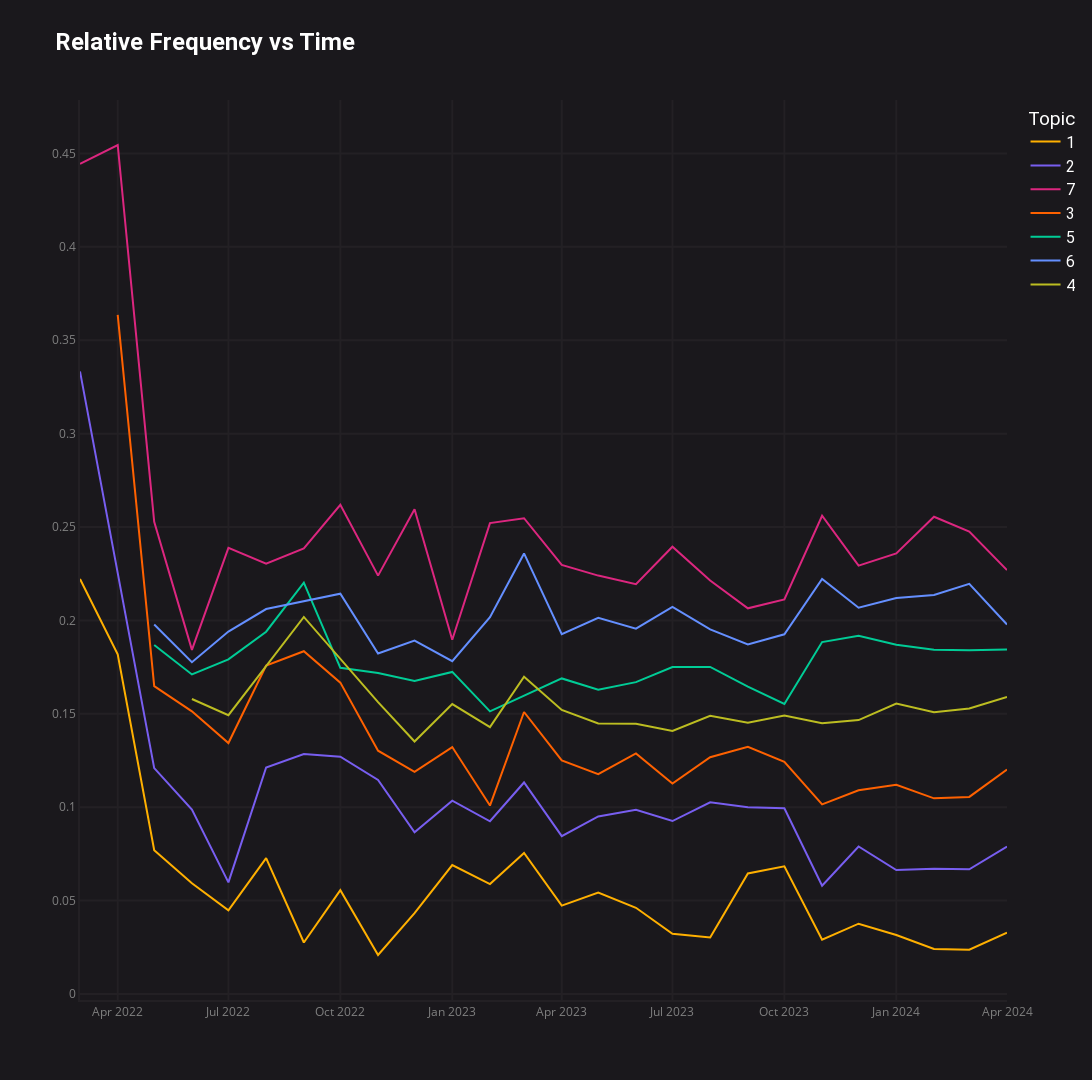

The cell this chart's notebook holds for it:
### Code cell
df_topics_cluster = df_topics_cluster.sort_values(by='Timestamp')

# Cumulative count
df_topics_cluster['CumulativeCount'] = df_topics_cluster.groupby('Cluster').cumcount() + 1

# Total cumulative count by YearMonth
df_topics_cluster['CumulativeTotal'] = df_topics_cluster.groupby('Date').cumcount() + 1

# Cumulative frequency calculation
cumulative_freq_df = df_topics_cluster.groupby(['Date', 'Cluster']).size().groupby(level=0).cumsum().reset_index(name='CumulativeCount')

total_cumulative_freq = cumulative_freq_df.groupby('Date')['CumulativeCount'].transform('sum')
cumulative_freq_df['CumulativeRelativeFrequency'] = cumulative_freq_df['CumulativeCount'] / total_cumulative_freq

cumulative_freq_df['Date'] = cumulative_freq_df['Date'].dt.to_timestamp().dt.date

fig = px.line(cumulative_freq_df, x='Date', y='CumulativeRelativeFrequency', color='Cluster',
              title='Relative Frequency vs Time',
              color_discrete_sequence=Design_Book,
              labels={'Relative_Frequency': 'Relative Frequency', 'Date': 'Date'}
            )

fig.update_layout(height=1080,
                  width=2160,
                  xaxis=dict(
                    gridwidth=2,
                    title='',
                    color='gray',
                  ),
                  yaxis=dict(
                    gridwidth=2,
                    title='',
                    color='gray',
                  ),
                  title=dict(font=dict(color='white', family='Roboto', size=24, weight='bold')),
                  legend=dict(title="Topic", font=dict(color='white', family='Roboto', size=16, weight='normal')),
                  paper_bgcolor='#1a181c',
                  plot_bgcolor='#1a181c',
                )

fig.update_xaxes(showline=True, 
                 linewidth=2, 
                 linecolor='#232024', 
                 gridcolor='#232024', 
                 zerolinecolor='#232024',
                 title_font_color="white")

fig.update_yaxes(showline=True,
                 linewidth=2, 
                 linecolor='#232024', 
                 gridcolor='#232024', 
                 zerolinecolor='#232024',
                 title_font_color="#FFFFFF")

# Show the plot
fig.show()

### Figure 1 — Plotly figure (JSON) as saved in the notebook; plotly's stock layout.template omitted (floating-point values rounded to 4 significant figures)
{"data": [{"hovertemplate": "Cluster=1<br>Date=%{x}<br>CumulativeRelativeFrequency=%{y}<extra></extra>", "legendgroup": "1", "line": {"color": "#ffb000", "dash": "solid"}, "marker": {"symbol": "circle"}, "mode": "lines", "name": "1", "orientation": "v", "showlegend": true, "type": "scatter", "x": ["2022-03-01", "2022-04-01", "2022-05-01", "2022-06-01", "2022-07-01", "2022-08-01", "2022-09-01", "2022-10-01", "2022-11-01", "2022-12-01", "2023-01-01", "2023-02-01", "2023-03-01", "2023-04-01", "2023-05-01", "2023-06-01", "2023-07-01", "2023-08-01", "2023-09-01", "2023-10-01", "2023-11-01", "2023-12-01", "2024-01-01", "2024-02-01", "2024-03-01", "2024-04-01"], "xaxis": "x", "y": [0.2222, 0.1818, 0.07692, 0.05921, 0.04478, 0.07273, 0.02752, 0.05556, 0.02083, 0.04324, 0.06897, 0.05882, 0.07547, 0.0473, 0.0543, 0.0461, 0.03219, 0.03018, 0.06452, 0.06832, 0.02899, 0.03759, 0.03152, 0.02408, 0.02368, 0.03277], "yaxis": "y"}, {"hovertemplate": "Cluster=2<br>Date=%{x}<br>CumulativeRelativeFrequency=%{y}<extra></extra>", "legendgroup": "2", "line": {"color": "#785ef0", "dash": "solid"}, "marker": {"symbol": "circle"}, "mode": "lines", "name": "2", "orientation": "v", "showlegend": true, "type": "scatter", "x": ["2022-03-01", "2022-05-01", "2022-06-01", "2022-07-01", "2022-08-01", "2022-09-01", "2022-10-01", "2022-11-01", "2022-12-01", "2023-01-01", "2023-02-01", "2023-03-01", "2023-04-01", "2023-05-01", "2023-06-01", "2023-07-01", "2023-08-01", "2023-09-01", "2023-10-01", "2023-11-01", "2023-12-01", "2024-01-01", "2024-02-01", "2024-03-01", "2024-04-01"], "xaxis": "x", "y": [0.3333, 0.1209, 0.09868, 0.0597, 0.1212, 0.1284, 0.127, 0.1146, 0.08649, 0.1034, 0.09244, 0.1132, 0.08446, 0.09502, 0.09857, 0.09256, 0.1026, 0.1, 0.09938, 0.05797, 0.07895, 0.0663, 0.06702, 0.06674, 0.07888], "yaxis": "y"}, {"hovertemplate": "Cluster=7<br>Date=%{x}<br>CumulativeRelativeFrequency=%{y}<extra></extra>", "legendgroup": "7", "line": {"color": "#dc267f", "dash": "solid"}, "marker": {"symbol": "circle"}, "mode": "lines", "name": "7", "orientation": "v", "showlegend": true, "type": "scatter", "x": ["2022-03-01", "2022-04-01", "2022-05-01", "2022-06-01", "2022-07-01", "2022-08-01", "2022-09-01", "2022-10-01", "2022-11-01", "2022-12-01", "2023-01-01", "2023-02-01", "2023-03-01", "2023-04-01", "2023-05-01", "2023-06-01", "2023-07-01", "2023-08-01", "2023-09-01", "2023-10-01", "2023-11-01", "2023-12-01", "2024-01-01", "2024-02-01", "2024-03-01", "2024-04-01"], "xaxis": "x", "y": [0.4444, 0.4545, 0.2527, 0.1842, 0.2388, 0.2303, 0.2385, 0.2619, 0.224, 0.2595, 0.1897, 0.2521, 0.2547, 0.2297, 0.224, 0.2194, 0.2394, 0.2213, 0.2065, 0.2112, 0.256, 0.2293, 0.2359, 0.2555, 0.2476, 0.2269], "yaxis": "y"}, {"hovertemplate": "Cluster=3<br>Date=%{x}<br>CumulativeRelativeFrequency=%{y}<extra></extra>", "legendgroup": "3", "line": {"color": "#fe6100", "dash": "solid"}, "marker": {"symbol": "circle"}, "mode": "lines", "name": "3", "orientation": "v", "showlegend": true, "type": "scatter", "x": ["2022-04-01", "2022-05-01", "2022-06-01", "2022-07-01", "2022-08-01", "2022-09-01", "2022-10-01", "2022-11-01", "2022-12-01", "2023-01-01", "2023-02-01", "2023-03-01", "2023-04-01", "2023-05-01", "2023-06-01", "2023-07-01", "2023-08-01", "2023-09-01", "2023-10-01", "2023-11-01", "2023-12-01", "2024-01-01", "2024-02-01", "2024-03-01", "2024-04-01"], "xaxis": "x", "y": [0.3636, 0.1648, 0.1513, 0.1343, 0.1758, 0.1835, 0.1667, 0.1302, 0.1189, 0.1322, 0.1008, 0.1509, 0.125, 0.1176, 0.1288, 0.1127, 0.1268, 0.1323, 0.1242, 0.1014, 0.109, 0.112, 0.1047, 0.1055, 0.1201], "yaxis": "y"}, {"hovertemplate": "Cluster=5<br>Date=%{x}<br>CumulativeRelativeFrequency=%{y}<extra></extra>", "legendgroup": "5", "line": {"color": "#00cc96", "dash": "solid"}, "marker": {"symbol": "circle"}, "mode": "lines", "name": "5", "orientation": "v", "showlegend": true, "type": "scatter", "x": ["2022-05-01", "2022-06-01", "2022-07-01", "2022-08-01", "2022-09-01", "2022-10-01", "2022-11-01", "2022-12-01", "2023-01-01", "2023-02-01", "2023-04-01", "2023-05-01", "2023-06-01", "2023-07-01", "2023-08-01", "2023-09-01", "2023-10-01", "2023-11-01", "2023-12-01", "2024-01-01", "2024-02-01", "2024-03-01", "2024-04-01"], "xaxis": "x", "y": [0.1868, 0.1711, 0.1791, 0.1939, 0.2202, 0.1746, 0.1719, 0.1676, 0.1724, 0.1513, 0.1689, 0.1629, 0.1669, 0.1751, 0.1751, 0.1645, 0.1553, 0.1884, 0.1917, 0.187, 0.1843, 0.1841, 0.1845], "yaxis": "y"}, {"hovertemplate": "Cluster=6<br>Date=%{x}<br>CumulativeRelativeFrequency=%{y}<extra></extra>", "legendgroup": "6", "line": {"color": "#648fff", "dash": "solid"}, "marker": {"symbol": "circle"}, "mode": "lines", "name": "6", "orientation": "v", "showlegend": true, "type": "scatter", "x": ["2022-05-01", "2022-06-01", "2022-07-01", "2022-08-01", "2022-10-01", "2022-11-01", "2022-12-01", "2023-01-01", "2023-02-01", "2023-03-01", "2023-04-01", "2023-05-01", "2023-06-01", "2023-07-01", "2023-08-01", "2023-09-01", "2023-10-01", "2023-11-01", "2023-12-01", "2024-01-01", "2024-02-01", "2024-03-01", "2024-04-01"], "xaxis": "x", "y": [0.1978, 0.1776, 0.194, 0.2061, 0.2143, 0.1823, 0.1892, 0.1782, 0.2017, 0.2358, 0.1926, 0.2014, 0.1955, 0.2072, 0.1952, 0.1871, 0.1925, 0.2222, 0.2068, 0.212, 0.2136, 0.2196, 0.1978], "yaxis": "y"}, {"hovertemplate": "Cluster=4<br>Date=%{x}<br>CumulativeRelativeFrequency=%{y}<extra></extra>", "legendgroup": "4", "line": {"color": "#bcbd21", "dash": "solid"}, "marker": {"symbol": "circle"}, "mode": "lines", "name": "4", "orientation": "v", "showlegend": true, "type": "scatter", "x": ["2022-06-01", "2022-07-01", "2022-09-01", "2022-11-01", "2022-12-01", "2023-01-01", "2023-02-01", "2023-03-01", "2023-04-01", "2023-05-01", "2023-06-01", "2023-07-01", "2023-08-01", "2023-09-01", "2023-10-01", "2023-11-01", "2023-12-01", "2024-01-01", "2024-02-01", "2024-03-01", "2024-04-01"], "xaxis": "x", "y": [0.1579, 0.1493, 0.2018, 0.1562, 0.1351, 0.1552, 0.1429, 0.1698, 0.152, 0.1448, 0.1447, 0.1408, 0.1489, 0.1452, 0.1491, 0.1449, 0.1466, 0.1554, 0.1508, 0.1529, 0.159], "yaxis": "y"}], "layout": {"height": 1080, "legend": {"font": {"color": "white", "family": "Roboto", "size": 16, "weight": "normal"}, "title": {"text": "Topic"}, "tracegroupgap": 0}, "paper_bgcolor": "#1a181c", "plot_bgcolor": "#1a181c", "title": {"font": {"color": "white", "family": "Roboto", "size": 24, "weight": "bold"}, "text": "Relative Frequency vs Time"}, "width": 2160, "xaxis": {"anchor": "y", "color": "gray", "domain": [0, 1], "gridcolor": "#232024", "gridwidth": 2, "linecolor": "#232024", "linewidth": 2, "showline": true, "title": {"font": {"color": "white"}, "text": ""}, "zerolinecolor": "#232024"}, "yaxis": {"anchor": "x", "color": "gray", "domain": [0, 1], "gridcolor": "#232024", "gridwidth": 2, "linecolor": "#232024", "linewidth": 2, "showline": true, "title": {"font": {"color": "#FFFFFF"}, "text": ""}, "zerolinecolor": "#232024"}}}
